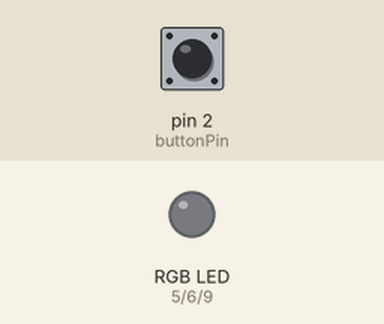
Bench run of a sketch on a simulated Arduino Uno, built with avr-gcc and run on an emulated ATmega328P. Parts: an RGB LED mixed from three pins (HIGH = lit). The inputs (shaded band) are chosen by the test bench; at power-on: pin 2 (buttonPin) LOW.

Above: at 1.7 s.
1.8 s: pin 2 (buttonPin) pulled HIGH for 3.2 s
At 6.1 s:
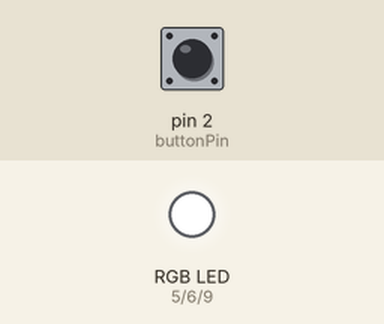
6.5 s: pin 2 (buttonPin) pulled HIGH for 0.15 s
At 7.4 s:
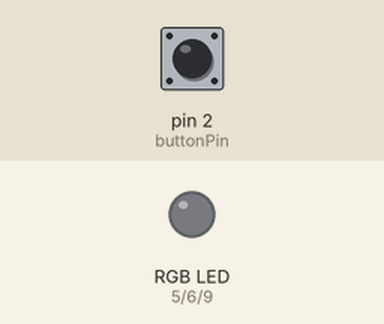
8.1 s: pin 2 (buttonPin) pulled HIGH for 1 s
At 8.6 s:
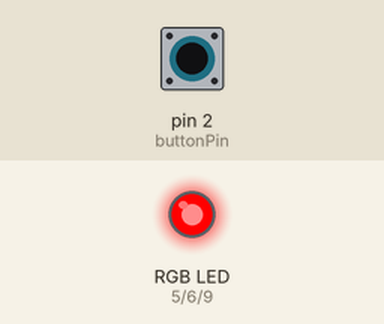
Timing chart, 0 to 11.1 s (numbered marks = the images above; inputs shaded):
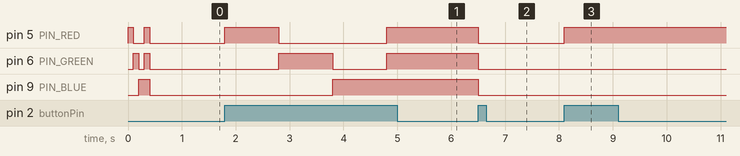

The sketch:

RGB-LED-button.ino
```cpp
// see https://arduinogetstarted.com/tutorials/arduino-rgb-led

const int PIN_RED   = 5;
const int PIN_GREEN = 6;
const int PIN_BLUE  = 9;

const int buttonPin = 2;     // the number of the pushbutton pin
int buttonState = 0;

enum mode {OFF,RED,GREEN,BLUE,WHITE};

mode current_mode = RED;

void setup() {
  // put your setup code here, to run once:
  pinMode(PIN_RED,   OUTPUT);
  pinMode(PIN_GREEN, OUTPUT);
  pinMode(PIN_BLUE,  OUTPUT);
  pinMode(buttonPin, INPUT);

  Serial.begin(9600);

  setCurrentMode(RED);
  delay(100);
  setCurrentMode(GREEN);
  delay(100);
  setCurrentMode(BLUE);
  delay(100);
  setCurrentMode(WHITE);
  delay(100);
  setCurrentMode(OFF);
  delay(100);
}

void loop() {
   // read the state of the pushbutton value:
   buttonState = digitalRead(buttonPin);

   if (buttonState == HIGH) {

     mode new_mode = getNextMode();
     setCurrentMode(new_mode);

     delay(1000);
   }
}

mode getNextMode() {
  if (current_mode == WHITE) {
    return OFF;
  }
  return current_mode + 1;

}


void setCurrentMode(mode new_mode) {
  current_mode = new_mode;
  switch (current_mode) {
    case OFF:
      setColor(0,0,0);
      break;
    case RED:
      setColor(255,0,0);
      break;
    case GREEN:
      setColor(0,255,0);
      break;
    case BLUE:
      setColor(0,0,255);
      break;
    case WHITE:
      setColor(255,255,255);
      break;
  }

}

void setColor(int R, int G, int B) {
  analogWrite(PIN_RED,   R);
  analogWrite(PIN_GREEN, G);
  analogWrite(PIN_BLUE,  B);
}
```

Measured:
- after the input at 1.8 s, pin 5 (PIN_RED): LOW → HIGH at once, → LOW 1.0 s later, → HIGH 2.0 s later; pin 6 (PIN_GREEN): LOW → HIGH after 1.0 s, → LOW 1.0 s later, → HIGH 1.0 s later; pin 9 (PIN_BLUE): LOW → HIGH after 2.0 s
- after the input at 6.5 s, pin 5 (PIN_RED), pin 6 (PIN_GREEN), pin 9 (PIN_BLUE): HIGH → LOW at once
- after the input at 8.1 s, pin 5 (PIN_RED): LOW → HIGH at once
